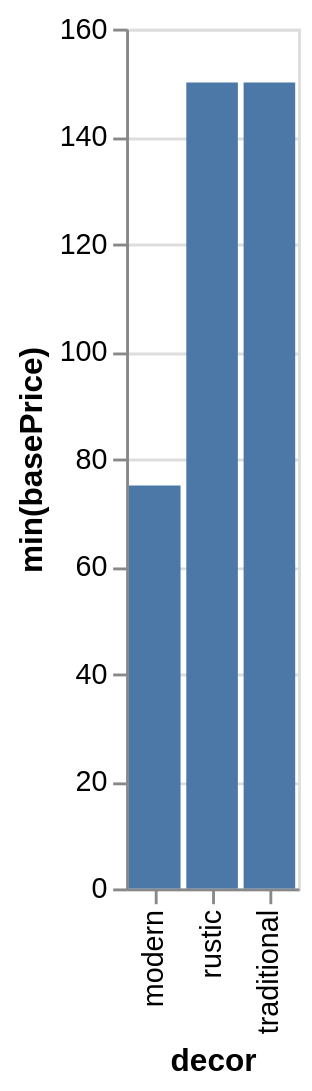

This figure's Vega-Lite source:
### Vega-Lite specification from a JSON file in a GitHub repository (floating-point values rounded to 4 significant figures)
{"data": {"values": [{"x_data": "modern", "y_data": 75}, {"x_data": "rustic", "y_data": 150}, {"x_data": "traditional", "y_data": 150}]}, "mark": "bar", "encoding": {"x": {"field": "x_data", "type": "nominal", "title": "decor", "sort": {"op": "sum", "field": "y_data", "order": "ascending"}}, "y": {"field": "y_data", "type": "quantitative", "title": "min(basePrice)"}}}
